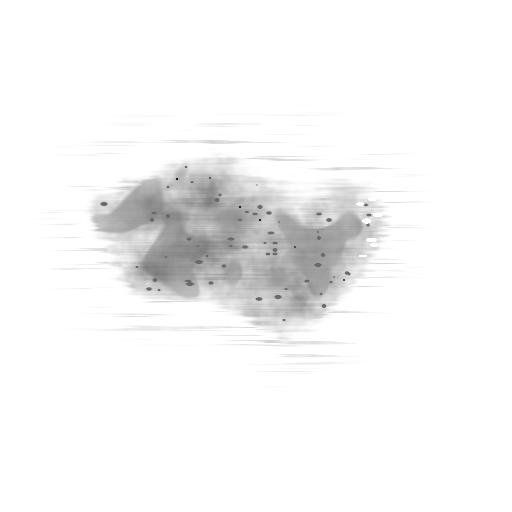
#> input picture assets/blood/abrasion_1.png, 512 x 512 px, given in place of pool_1.png, which was not available
$ python preview.py
#> lines starting #> are read from the running program, lines starting #| are printed output that depends on the picture
# Preview of the blood pictures, tinted like the game does (Decal.Color3 x grey)
# over photo-like surfaces (asphalt, concrete, brick, skin, cotton).
# Run from the repo root after make_blood_textures.py:
#   python3 tools/blood/preview.py            -> assets/blood/preview.png
#   python3 tools/blood/preview.py out_dir    -> also writes full-size panels there
# The surfaces are procedural (made here), only for this preview.
import os
import sys

import numpy as np
from PIL import Image, ImageDraw
from scipy import ndimage as ndi

SRC = os.environ.get("BLOOD_SRC", "assets/blood")  # (BLOOD_SRC: another folder, for tests)
F32 = np.float32
P = 512  # panel size

# Config.Blood.PALETTE (sRGB 0-255)
PAL = {
    "ARTERIAL": (138, 9, 6),
    "ARTERIAL_LIGHT": (161, 20, 14),
    "VENOUS": (94, 11, 11),
    "CLOTTED": (72, 10, 10),
    "DRYING": (62, 13, 11),
    "DRY": (48, 14, 11),
    "OLD": (42, 21, 16),
    "FABRIC_SOAK": (96, 11, 11),
}


def col(name):
    return np.array(PAL[name], F32) / 255


def noise(rng, shape, sigma):
    n = ndi.gaussian_filter(rng.standard_normal(shape).astype(F32), sigma)
    return n / (n.std() + 1e-6)


# ------------------------------------------------------------ surfaces ----
def asphalt(seed):
    rng = np.random.default_rng(seed)
    s = (P, P)
    base = 0.2 + 0.025 * noise(rng, s, 60) + 0.02 * noise(rng, s, 8)
    stones = noise(rng, s, 2.2)
    sh = ndi.gaussian_filter(stones, 0.8)
    lit = np.clip(sh - np.roll(sh, (2, 2), (0, 1)), -1, 1)  # aggregate lit from the top left
    base += 0.05 * np.clip(stones - 0.6, 0, None) + 0.03 * lit * (stones > 0.4)
    base -= 0.08 * np.clip(-stones - 1.2, 0, None)  # pits between stones
    base += 0.025 * rng.standard_normal(s)
    img = np.dstack([base * 0.98, base * 0.99, base * 1.03])
    return np.clip(img, 0, 1)


# [55 lines left out: functions concrete, brick, skin, cotton, dark_bg, not called in this run]


# ---------------------------------------------------------- compositing ---
_cache = {}


def tex(name):
    if name not in _cache:
        a = np.asarray(Image.open(os.path.join(SRC, name + ".png")).convert("RGBA")).astype(F32) / 255
        _cache[name] = a
    return _cache[name]


def place(canvas, name, cx, cy, size, tint, ang=0.0, opacity=1.0, sx=1.0, crop=None, sy=1.0):
    """Like a Decal on a carrier Part: grey x tint, alpha-blended, size = width
    in pixels of the panel, sx / sy = extra stretch along the texture X / Y axis."""
    t = tex(name)
    if crop is not None:
        t = t[crop]
    th, tw = t.shape[:2]
    scale = size / tw  # panel px per texture px
    c, s = np.cos(ang), np.sin(ang)
    half = 0.5 * np.hypot(tw * scale * sx, th * scale * sy) + 2
    x0, x1 = int(max(0, cx - half)), int(min(canvas.shape[1], cx + half))
    y0, y1 = int(max(0, cy - half)), int(min(canvas.shape[0], cy + half))
    if x0 >= x1 or y0 >= y1:
        return
    Y, X = np.mgrid[y0:y1, x0:x1].astype(F32) + 0.5
    dx, dy = X - cx, Y - cy
    u = (dx * c + dy * s) / (scale * sx) + tw / 2
    v = (-dx * s + dy * c) / (scale * sy) + th / 2
    # premultiply before resampling (no fringes), mipmap-ish prefilter
    pm = t[..., :3] * t[..., 3:4]
    sig = max(0.0, 0.5 / scale - 0.5)
    chans = []
    for k in range(3):
        ch = ndi.gaussian_filter(pm[..., k], sig) if sig > 0.1 else pm[..., k]
        chans.append(ndi.map_coordinates(ch, [v, u], order=1, mode="constant"))
    al = ndi.gaussian_filter(t[..., 3], sig) if sig > 0.1 else t[..., 3]
    a = ndi.map_coordinates(al, [v, u], order=1, mode="constant") * opacity
    rgb = np.dstack(chans) * opacity * np.asarray(tint)[None, None]
    region = canvas[y0:y1, x0:x1]
    canvas[y0:y1, x0:x1] = rgb + region * (1 - a[..., None])


# [10 lines left out: function finish, not called in this run]


def panel_floor_fresh():
    c = asphalt(1)
    place(c, "pool_1", 230, 260, 430, col("VENOUS"), 0.4)
    place(c, "pool_lobe_2", 400, 360, 150, col("VENOUS"), 0.9)
    place(c, "drip_1", 440, 110, 40, col("VENOUS"))
    place(c, "drip_2", 470, 160, 34, col("VENOUS"))
    place(c, "drip_pool_1", 90, 450, 170, col("VENOUS"))
    place(c, "spatter_round_2", 420, 460, 110, col("ARTERIAL"))
    return finish(c, 1)


# [67 lines left out: functions panel_floor_clot, panel_directional, panel_wall, panel_tracks, panel_skin, panel_cloth and 1 more, not called in this run]


PANELS = [
    ("asphalt, fresh pool", panel_floor_fresh),
    ("concrete, clotted pool + rim", panel_floor_clot),
    ("concrete, spatter by angle", panel_directional),
    ("brick wall, arterial + runs", panel_wall),
    ("asphalt, drag + footprints", panel_tracks),
    ("skin, smear + knuckles + run", panel_skin),
    ("cotton, soak + spray", panel_cloth),
    ("particles + beam (grey bg)", panel_particles),
]


# [25 lines left out: function contact_sheet, not called in this run]


def main():
    out_dir = sys.argv[1] if len(sys.argv) > 1 else None
    panels = []
    for title, fn in PANELS:
        img = (fn() * 255).astype(np.uint8)
        if out_dir:
            os.makedirs(out_dir, exist_ok=True)
            Image.fromarray(img).save(os.path.join(out_dir, title.split(",")[0].replace(" ", "_") + "_" + fn.__name__ + ".png"))
        im = Image.fromarray(img)
        ImageDraw.Draw(im).text((8, 6), title, fill=(255, 255, 255))
        panels.append(np.asarray(im))
#> this loop made 1 pass
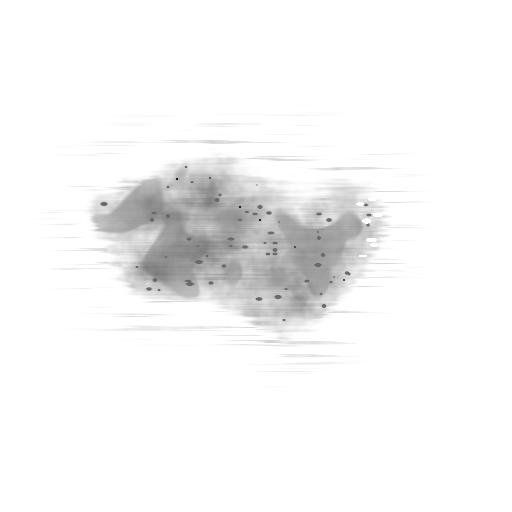
#> input picture assets/blood/abrasion_1.png, 512 x 512 px, given in place of pool_1.png, which was not available
#> pass 1, in place, `pm = t[..., :3] * t[..., 3:4]`:
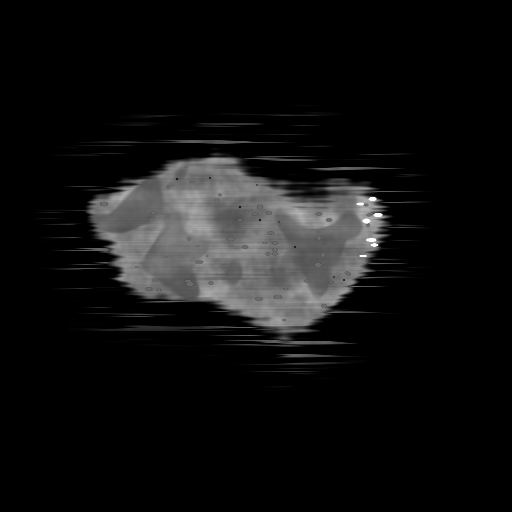
#> pm: shape (512, 512, 3) float32; min 0, max 0.996, mean 0.0657
#> pass 1, in place, `al = ndi.gaussian_filter(t[..., 3], sig) if sig > 0.1 else t[..., 3]`:
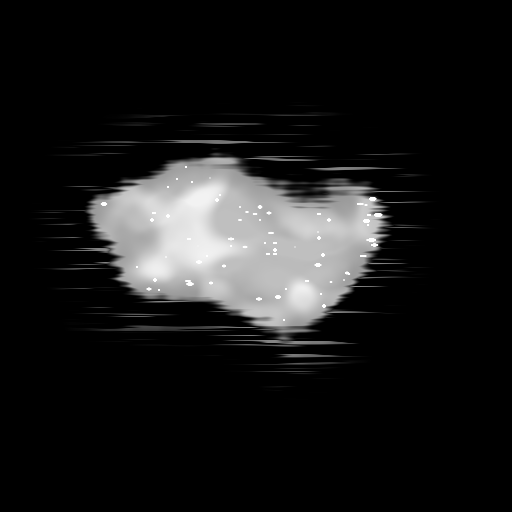
#> al: shape (512, 512) float32; min 0, max 1, mean 0.103
#> pass 1, in place, `a = ndi.map_coordinates(al, [v, u], order=1, mode="constant") * opacity`:
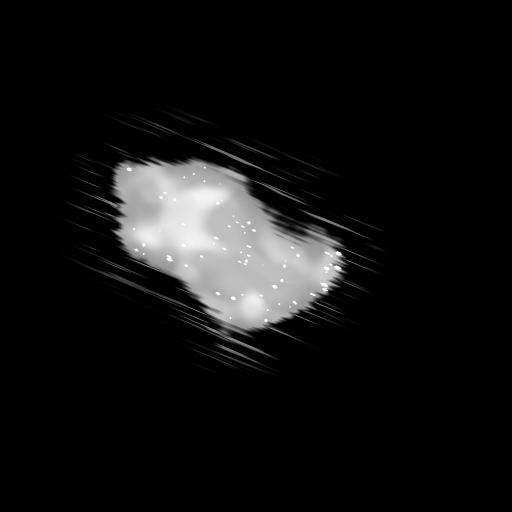
#> a: shape (512, 512) float32; min 0, max 1, mean 0.0726
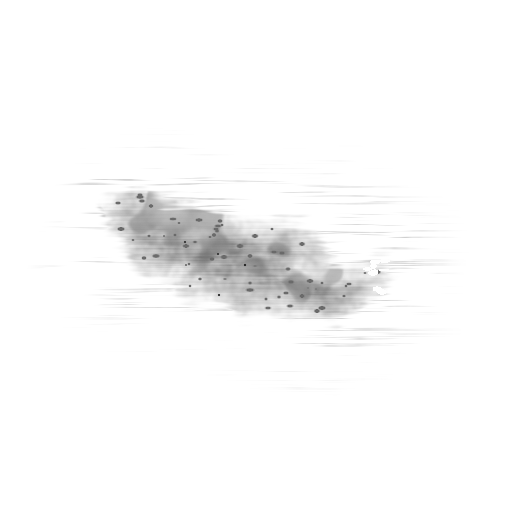
#> input picture assets/blood/abrasion_2.png, 512 x 512 px, given in place of pool_lobe_2.png, which was not available
    top = np.concatenate([np.concatenate(panels[:4], 1), np.concatenate(panels[4:], 1)], 0)
    sheet = contact_sheet(top.shape[1])
    full = np.concatenate([top, sheet], 0)
    im = Image.fromarray(full)
    im = im.resize((im.width // 2, im.height // 2), Image.LANCZOS)  # keep the file small
    im = im.quantize(256, method=Image.Quantize.MEDIANCUT, dither=Image.Dither.FLOYDSTEINBERG)
    im.save(os.path.join(SRC, "preview.png"), optimize=True)
    print("preview.png", os.path.getsize(os.path.join(SRC, "preview.png")) // 1024, "KB")


# ======================================================== v2 preview ======
# python3 tools/blood/preview.py --v2 [out_dir]  -> assets/blood/preview_v2.png
# The NEW (v2) pictures in situation: two blocky R6 heads (light and dark
# skin, default smile face) with face wounds at their real size, an arm,
# cotton (white and dark shirt), asphalt (pool + serum + drips, drag +
# running prints), and the particle flipbooks frame by frame.
PAL.update(
    {
        "SALIVA": (168, 38, 36),
        "SERUM": (214, 176, 96),
        "RAW": (190, 80, 72),
        "FABRIC_WET": (84, 10, 10),
    }
)
V2_FILES = [
    "rivulet_strip_1", "rivulet_strip_2", "rivulet_strip_3", "rivulet_bead_1", "rivulet_bead_2",
    "rivulet_fork_1", "rivulet_fork_2", "browcut_1", "browcut_2", "cheekcut_1", "lipfilm_1",
    "crust_strip_1", "crust_strip_2", "crust_patch_1", "crust_patch_2", "spit_1", "spit_2",
    "wipe_smear_1", "wipe_smear_2", "abrasion_1", "abrasion_2", "split_knuckle_1",
    "wick_halo_1", "wick_halo_2", "wick_weave_1", "serum_halo_1", "serum_halo_2", "serum_halo_3",
    "starburst_1", "starburst_2", "ripple_ring_1", "drag_1", "drag_2", "shoe_run_L_1", "shoe_run_R_1",
    "crown_4x4", "froth_4x4", "pendant_2x2", "scalp_split_1", "flesh_tear_1", "flesh_tear_2",
]  # fmt: skip


def mix(a, b, f):
    return col(a) * (1 - f) + col(b) * f


def sdf_box(X, Y, cx, cy, hx, hy, r):
    qx, qy = np.abs(X - cx) - hx + r, np.abs(Y - cy) - hy + r
    return np.hypot(np.maximum(qx, 0), np.maximum(qy, 0)) + np.minimum(np.maximum(qx, qy), 0) - r


# [77 lines left out: functions r6_head, run_down, panel_head_light, panel_head_dark, panel_arm, not called in this run]


def dark_cloth(seed):
    return np.clip(cotton(seed) * np.array([0.2, 0.24, 0.34]) / 0.78, 0, 1)


# [89 lines left out: functions panel_cloth_v2, panel_dark_shirt, panel_pool_v2, panel_drag_v2, strip, panel_flipbooks and 2 more, not called in this run]


PANELS_V2 = [
    ("R6 light skin: brow cut, runs, bead, nose fork, lip, cheek cut + crust", panel_head_light),
    ("R6 dark skin: graze, brow cut, wipe, crust, spit", panel_head_dark),
    ("skin: split knuckles, road rash, wipe", panel_arm),
    ("white cotton: soak + wet halo + fringe, weave", panel_cloth_v2),
    ("dark shirt: soak + wet halo", panel_dark_shirt),
    ("asphalt: old pool + serum, starburst, ripple", panel_pool_v2),
    ("asphalt: drag, running prints, spit, crust", panel_drag_v2),
    ("crown / pendant / froth frames", panel_flipbooks),
    ("EXTREME: scalp split + flesh tear (colour), light / dark skin", panel_extreme),
    ("close-up x2: cuts, run + bead, crust, lip film, fork", panel_details_close),
]


# [18 lines left out: function main_v2, not called in this run]


if __name__ == "__main__":
    if "--v2" in sys.argv:
        args = [a for a in sys.argv[1:] if a != "--v2"]
        main_v2(args[0] if args else None)
    else:
#> (the run stopped early here; a loop or call above may not have finished)
